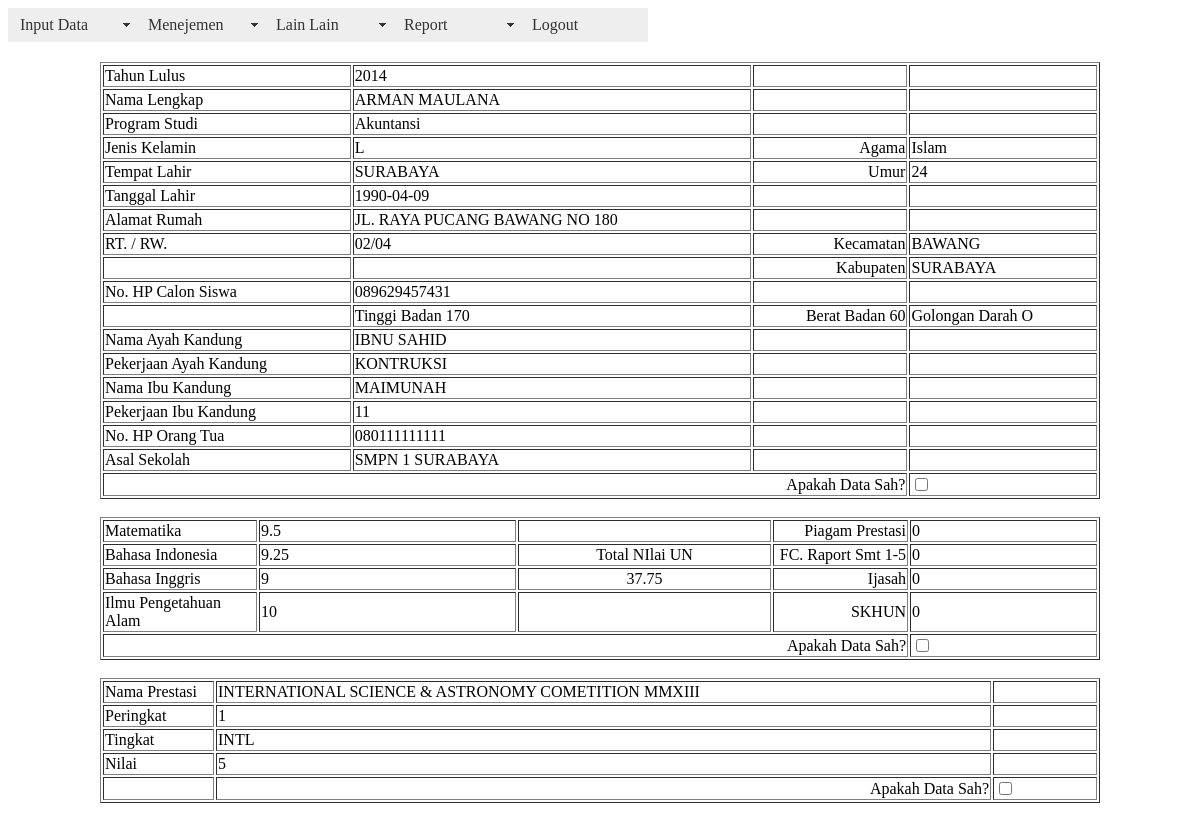
Screenshot of /panel/pengesahan_data.php?id_ppdb=7 (signed in) with the database file from the repository.
### tables this page shows
CREATE TABLE IF NOT EXISTS `ppdb_biodata` (
  `id_ppdb` bigint(20) NOT NULL AUTO_INCREMENT,
  `nomor_pendaftaran` varchar(100) NOT NULL,
  `nama_lengkap` varchar(255) NOT NULL,
  `jenis_kelamin` varchar(2) NOT NULL,
  `id_agama` int(2) NOT NULL,
  `tempat_lahir` varchar(255) NOT NULL,
  `tanggal_lahir` date NOT NULL,
  `umur` int(3) NOT NULL,
  `alamat_rumah` varchar(500) NOT NULL,
  `rt_rw` varchar(10) NOT NULL,
  `kecamatan` varchar(100) NOT NULL,
  `kabupaten` varchar(100) NOT NULL,
  `kode_pos` int(10) NOT NULL,
  `no_hp_calon_siswa` varchar(20) NOT NULL,
  `tinggi_badan` int(4) NOT NULL,
  `berat_badan` int(4) NOT NULL,
  `golongan_darah` varchar(3) NOT NULL,
  `nama_ayah_kandung` varchar(100) NOT NULL,
  `id_pekerjaan_ayah` int(10) NOT NULL,
  `nama_ibu_kandung` varchar(100) NOT NULL,
  `id_pekerjaan_ibu` int(10) NOT NULL,
  `no_hp_orang_tua` varchar(20) NOT NULL,
  `asal_sekolah` varchar(255) NOT NULL,
  `tahun_lulus` year(4) NOT NULL,
  `piagam_prestasi` tinyint(1) NOT NULL DEFAULT '0',
  `fc_raport` tinyint(1) NOT NULL DEFAULT '0',
  `ijasah` tinyint(1) NOT NULL DEFAULT '0',
  `skhun` tinyint(1) NOT NULL DEFAULT '0',
  `id_program_studi` int(10) NOT NULL,
  `tempat_daftar` varchar(100) NOT NULL,
  `tanggal_daftar` date NOT NULL,
  `mengetahui` varchar(255) NOT NULL,
  `jalur` varchar(25) NOT NULL,
  `status_hapus` int(2) NOT NULL DEFAULT '0',
  `status_sah` int(2) NOT NULL DEFAULT '0',
  `status_terima` int(2) NOT NULL DEFAULT '0',
  `foto` varchar(200) NOT NULL DEFAULT 'default.jpg',
  `id_petugas` int(10) NOT NULL,
  PRIMARY KEY (`id_ppdb`)
);

CREATE TABLE IF NOT EXISTS `ext_program_studi` (
  `id_program_studi` int(10) NOT NULL AUTO_INCREMENT,
  `no_studi` int(3) NOT NULL,
  `nama_studi` varchar(100) NOT NULL,
  `alias_studi` varchar(10) NOT NULL,
  `jumlah_kelas` int(3) NOT NULL,
  `jumlah_siswa` int(100) NOT NULL,
  `status` int(2) NOT NULL DEFAULT '1',
  PRIMARY KEY (`id_program_studi`)
);

CREATE TABLE IF NOT EXISTS `ext_agama` (
  `id_agama` int(10) NOT NULL AUTO_INCREMENT,
  `nama` varchar(50) NOT NULL,
  `status` int(2) NOT NULL DEFAULT '1',
  PRIMARY KEY (`id_agama`)
);

CREATE TABLE IF NOT EXISTS `ext_pekerjaan_ortu` (
  `id_pekerjaan_ortu` int(10) NOT NULL AUTO_INCREMENT,
  `tipe_pekerjaan` int(2) NOT NULL DEFAULT '1',
  `nama_pekerjaan` varchar(50) NOT NULL,
  `status` int(2) NOT NULL DEFAULT '1',
  PRIMARY KEY (`id_pekerjaan_ortu`)
);

CREATE TABLE IF NOT EXISTS `ppdb_nilai` (
  `id_ppdb_nilai` int(10) NOT NULL AUTO_INCREMENT,
  `id_ppdb` int(10) NOT NULL,
  `mapel_matematika` double NOT NULL,
  `mapel_bindonesia` double NOT NULL,
  `mapel_binggris` double NOT NULL,
  `mapel_ilmupengetahuanalam` double NOT NULL,
  `total_nilai` double NOT NULL,
  `sah` int(2) NOT NULL DEFAULT '0',
  `status` tinyint(1) NOT NULL DEFAULT '0',
  PRIMARY KEY (`id_ppdb_nilai`)
);

CREATE TABLE IF NOT EXISTS `ppdb_prestasi` (
  `id_prestasi` int(10) NOT NULL AUTO_INCREMENT,
  `id_ppdb` int(10) NOT NULL,
  `nama_prestasi` varchar(200) NOT NULL,
  `peringkat_juara` int(5) NOT NULL,
  `tingkat_prestasi` varchar(200) NOT NULL,
  `nilai_prestasi` double NOT NULL,
  `sah` tinyint(1) NOT NULL DEFAULT '0',
  PRIMARY KEY (`id_prestasi`)
);

### panel/pengesahan_data.php (the view, shortened to what this page needs)
<?php require_once('../Connections/connect.php'); ?>
<?php require_once('../inc/header.php'); ?>
<?php
if (!function_exists("GetSQLValueString")) {
function GetSQLValueString($theValue, $theType, $theDefinedValue = "", $theNotDefinedValue = "")
{
  $theValue = function_exists("mysql_real_escape_string") ? mysql_real_escape_string($theValue) : mysql_escape_string($theValue);
  switch ($theType) {
    case "long":
    case "int":
      $theValue = ($theValue != "") ? intval($theValue) : "NULL";
      break;
  }
  return $theValue;
}
}
$ambil_idppdb_ppdb_all = "-1";
if (isset($_GET['id_ppdb'])) {
  $ambil_idppdb_ppdb_all = $_GET['id_ppdb'];
}
$query_ppdb_all = sprintf("SELECT * FROM ppdb_biodata, ext_agama, ext_pekerjaan_ortu, ext_program_studi WHERE  ext_agama.id_agama = ppdb_biodata.id_agama AND  ext_pekerjaan_ortu.id_pekerjaan_ortu = ppdb_biodata.id_pekerjaan_ayah AND  ext_program_studi.id_program_studi = ppdb_biodata.id_program_studi AND ppdb_biodata.id_ppdb = %s", GetSQLValueString($ambil_idppdb_ppdb_all, "int"));
$ppdb_all = mysql_query($query_ppdb_all, $connect) or die(mysql_error());
$row_ppdb_all = mysql_fetch_assoc($ppdb_all);
$ambil_idppdb_ppdb_nilai = "-1";
if (isset($_GET['id_ppdb'])) {
  $ambil_idppdb_ppdb_nilai = $_GET['id_ppdb'];
}
$query_ppdb_nilai = sprintf("SELECT * FROM `ppdb_nilai` WHERE `id_ppdb` = %s", GetSQLValueString($ambil_idppdb_ppdb_nilai, "int"));
$ppdb_nilai = mysql_query($query_ppdb_nilai, $connect) or die(mysql_error());
$row_ppdb_nilai = mysql_fetch_assoc($ppdb_nilai);
$ambil_idppdb_ppdb_prestasi = "-1";
if (isset($_GET['id_ppdb'])) {
  $ambil_idppdb_ppdb_prestasi = $_GET['id_ppdb'];
}
$query_ppdb_prestasi = sprintf("SELECT * FROM `ppdb_prestasi` WHERE `id_ppdb` = %s", GetSQLValueString($ambil_idppdb_ppdb_prestasi, "int"));
$ppdb_prestasi = mysql_query($query_ppdb_prestasi, $connect) or die(mysql_error());
$row_ppdb_prestasi = mysql_fetch_assoc($ppdb_prestasi);
?>
<!DOCTYPE html PUBLIC "-//W3C//DTD XHTML 1.0 Transitional//EN" "http://www.w3.org/TR/xhtml1/DTD/xhtml1-transitional.dtd">
<html xmlns="http://www.w3.org/1999/xhtml">
<head>
</head>
<body>
<table width="1000" border="1" align="center">
  <tr>
    <td>Tahun Lulus</td>
    <td><?php echo $row_ppdb_all['tahun_lulus']; ?></td>
    <td align="right">&nbsp;</td>
    <td>&nbsp;</td>
  </tr>
  <tr>
    <td>Nama Lengkap</td>
    <td><?php echo $row_ppdb_all['nama_lengkap']; ?></td>
    <td align="right">&nbsp;</td>
    <td>&nbsp;</td>
  </tr>
  <tr>
    <td>Program Studi</td>
    <td><?php echo $row_ppdb_all['nama_studi']; ?></td>
    <td align="right">&nbsp;</td>
    <td>&nbsp;</td>
  </tr>
  <tr>
    <td>Jenis Kelamin</td>
    <td><?php echo $row_ppdb_all['jenis_kelamin']; ?></td>
    <td align="right">Agama</td>
    <td><?php echo $row_ppdb_all['nama']; ?></td>
  </tr>
  <tr>
    <td>Tempat Lahir</td>
    <td><?php echo $row_ppdb_all['tempat_lahir']; ?></td>
    <td align="right">Umur</td>
    <td><?php echo $row_ppdb_all['umur']; ?></td>
  </tr>
  <tr>
    <td>Tanggal Lahir</td>
    <td><?php echo $row_ppdb_all['tanggal_lahir']; ?></td>
    <td align="right">&nbsp;</td>
    <td>&nbsp;</td>
  </tr>
  <tr>
    <td>Alamat Rumah</td>
    <td><?php echo $row_ppdb_all['alamat_rumah']; ?></td>
    <td align="right">&nbsp;</td>
    <td>&nbsp;</td>
  </tr>
  <tr>
    <td>RT. / RW.</td>
    <td><?php echo $row_ppdb_all['rt_rw']; ?></td>
    <td align="right">Kecamatan</td>
    <td><?php echo $row_ppdb_all['kecamatan']; ?></td>
  </tr>
  <tr>
    <td>&nbsp;</td>
    <td>&nbsp;</td>
    <td align="right">Kabupaten</td>
    <td><?php echo $row_ppdb_all['kabupaten']; ?></td>
  </tr>
  <tr>
    <td>No. HP Calon Siswa</td>
    <td><?php echo $row_ppdb_all['no_hp_calon_siswa']; ?></td>
    <td align="right">&nbsp;</td>
    <td>&nbsp;</td>
  </tr>
  <tr>
    <td>&nbsp;</td>
    <td>Tinggi Badan <?php echo $row_ppdb_all['tinggi_badan']; ?></td>
    <td align="right">Berat Badan <?php echo $row_ppdb_all['berat_badan']; ?></td>
    <td>Golongan Darah <?php echo $row_ppdb_all['golongan_darah']; ?></td>
  </tr>
  <tr>
    <td>Nama Ayah Kandung</td>
    <td><?php echo $row_ppdb_all['nama_ayah_kandung']; ?></td>
    <td align="right">&nbsp;</td>
    <td>&nbsp;</td>
  </tr>
  <tr>
    <td>Pekerjaan Ayah Kandung</td>
    <td><?php echo $row_ppdb_all['nama_pekerjaan']; ?></td>
    <td align="right">&nbsp;</td>
    <td>&nbsp;</td>
  </tr>
  <tr>
    <td>Nama Ibu Kandung</td>
    <td><?php echo $row_ppdb_all['nama_ibu_kandung']; ?></td>
    <td align="right">&nbsp;</td>
    <td>&nbsp;</td>
  </tr>
  <tr>
    <td>Pekerjaan Ibu Kandung</td>
    <td><?php echo $row_ppdb_all['id_pekerjaan_ibu']; ?></td>
    <td align="right">&nbsp;</td>
    <td>&nbsp;</td>
  </tr>
  <tr>
    <td>No. HP Orang Tua</td>
    <td><?php echo $row_ppdb_all['no_hp_orang_tua']; ?></td>
    <td align="right">&nbsp;</td>
    <td>&nbsp;</td>
  </tr>
  <tr>
    <td>Asal Sekolah</td>
    <td><?php echo $row_ppdb_all['asal_sekolah']; ?></td>
    <td align="right">&nbsp;</td>
    <td>&nbsp;</td>
  </tr>
  <tr>
    <td colspan="3" align="right">Apakah Data Sah?</td>
    <td><input name="sah_biodata" type="checkbox" id="sah_biodata" value="1" />
    <label for="sah_biodata"></label></td>
  </tr>
</table>
<br/>
<table width="1000" border="1" align="center">
  <tr>
    <td width="150">Matematika</td>
    <td width="253"><?php echo $row_ppdb_nilai['mapel_matematika']; ?></td>
    <td width="249" align="center">&nbsp;</td>
    <td width="131" align="right">Piagam Prestasi</td>
    <td width="183"><?php echo $row_ppdb_all['piagam_prestasi']; ?></td>
  </tr>
  <tr>
    <td>Bahasa Indonesia</td>
    <td><?php echo $row_ppdb_nilai['mapel_bindonesia']; ?></td>
    <td align="center">Total NIlai UN</td>
    <td align="right">FC. Raport Smt 1-5</td>
    <td><?php echo $row_ppdb_all['fc_raport']; ?></td>
  </tr>
  <tr>
    <td>Bahasa Inggris</td>
    <td><?php echo $row_ppdb_nilai['mapel_binggris']; ?></td>
    <td align="center"><?php echo $row_ppdb_nilai['total_nilai']; ?></td>
    <td align="right">Ijasah</td>
    <td><?php echo $row_ppdb_all['ijasah']; ?></td>
  </tr>
  <tr>
    <td>Ilmu Pengetahuan Alam</td>
    <td><?php echo $row_ppdb_nilai['mapel_ilmupengetahuanalam']; ?></td>
    <td align="center">&nbsp;</td>
    <td align="right">SKHUN</td>
    <td><?php echo $row_ppdb_all['skhun']; ?></td>
  </tr>
  <tr>
    <td colspan="4" align="right">Apakah Data Sah?</td>
    <td><input name="sah_nilai" type="checkbox" id="sah_nilai" value="1" />
    <label for="sah_nilai"></label></td>
  </tr>
</table>
<br/>
<table width="1000" border="1" align="center">
  <tr>
    <td width="107">Nama Prestasi</td>
    <td width="771"><?php echo $row_ppdb_prestasi['nama_prestasi']; ?></td>
    <td width="100" align="left">&nbsp;</td>
  </tr>
  <tr>
    <td>Peringkat </td>
    <td><?php echo $row_ppdb_prestasi['peringkat_juara']; ?></td>
    <td align="left">&nbsp;</td>
  </tr>
  <tr>
    <td>Tingkat</td>
    <td><?php echo $row_ppdb_prestasi['tingkat_prestasi']; ?></td>
    <td align="left">&nbsp;</td>
  </tr>
  <tr>
    <td>Nilai</td>
    <td><?php echo $row_ppdb_prestasi['nilai_prestasi']; ?></td>
    <td align="left">&nbsp;</td>
  </tr>
  <tr>
    <td>&nbsp;</td>
    <td align="right">Apakah Data Sah?</td>
    <td align="left"><input name="sah_prestasi" type="checkbox" id="sah_prestasi" value="1" />
    <label for="sah_prestasi"></label></td>
  </tr>
</table>
<p>&nbsp;</p>
</body>
</html>

### rows the page displays
ppdb_biodata: tahun_lulus "2014", nama_lengkap "ARMAN MAULANA", id_program_studi.nama_studi "Akuntansi", jenis_kelamin "L", id_agama.nama "Islam", tempat_lahir "SURABAYA", umur "24", tanggal_lahir "1990-04-09", alamat_rumah "JL. RAYA PUCANG BAWANG NO 180", rt_rw "02/04", kecamatan "BAWANG", kabupaten "SURABAYA", no_hp_calon_siswa "089629457431", tinggi_badan "170", berat_badan "60", golongan_darah "O", nama_ayah_kandung "IBNU SAHID", ext_pekerjaan_ortu.nama_pekerjaan "KONTRUKSI", nama_ibu_kandung "MAIMUNAH", id_pekerjaan_ibu "11", no_hp_orang_tua "080111111111", asal_sekolah "SMPN 1 SURABAYA", piagam_prestasi "0", fc_raport "0", ijasah "0", skhun "0"
ppdb_nilai: mapel_matematika "9.5", mapel_bindonesia "9.25", mapel_binggris "9", total_nilai "37.75", mapel_ilmupengetahuanalam "10"
ppdb_prestasi: nama_prestasi "INTERNATIONAL SCIENCE & ASTRONOMY COMETITION MMXIII", peringkat_juara "1", tingkat_prestasi "INTL", nilai_prestasi "5"
